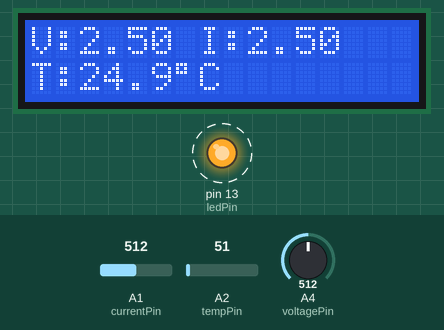
Simulated run of this sketch. Board: Arduino Uno, built with avr-gcc and run on an emulated ATmega328P. On the bench: 16×2 character LCD, output pins drawn as LEDs (lit = HIGH). Dashed ring = blinking. The inputs (shaded band) are chosen by the test bench; at power-on: A2 (tempPin) = 51, A1 (currentPin) = 512, A4 (voltagePin) = 512.

Above: at 2.17 s.
3.3 s: A2 (tempPin) set to 23
At 5.4 s:
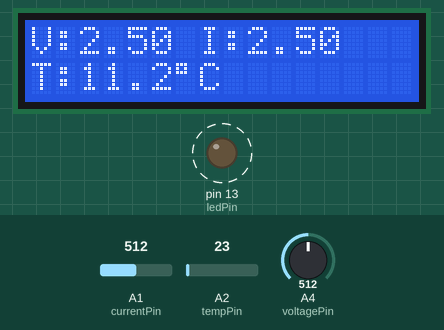
6.1 s: A2 (tempPin) set to 18
At 7.8 s:
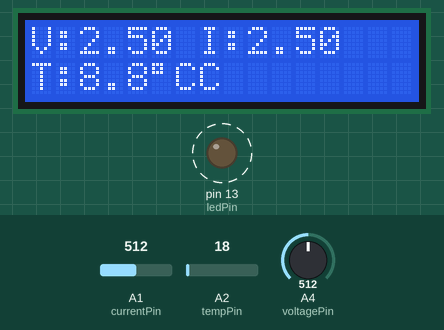
10.5 s: A1 (currentPin) set to 716
At 11.8 s:
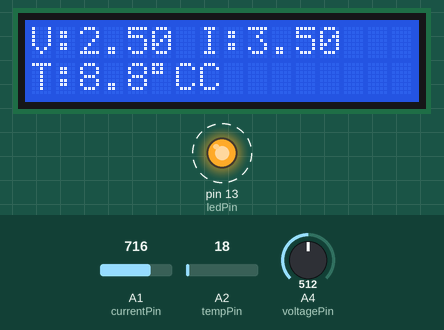
13.4 s: A4 (voltagePin) set to 716
At 15.1 s:
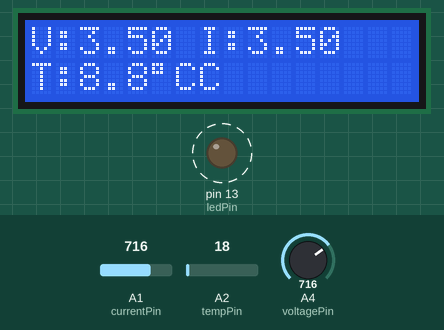
15.8 s: A1 (currentPin) set to 900
At 17.5 s:
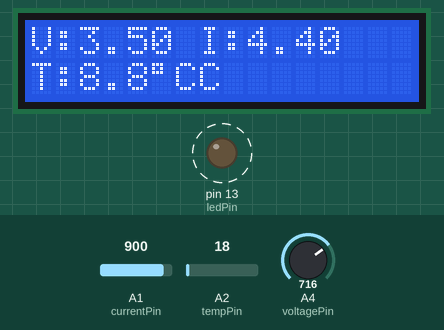
18.2 s: A4 (voltagePin) set to 900
At 19.9 s:
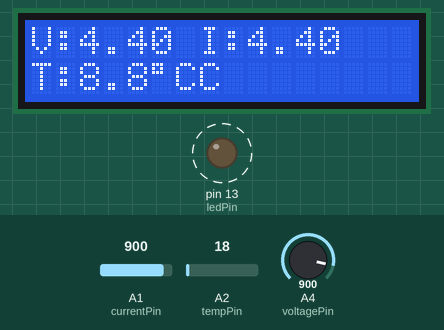
Timing chart, 0 to 21.6 s (numbered marks = the images above; inputs shaded):
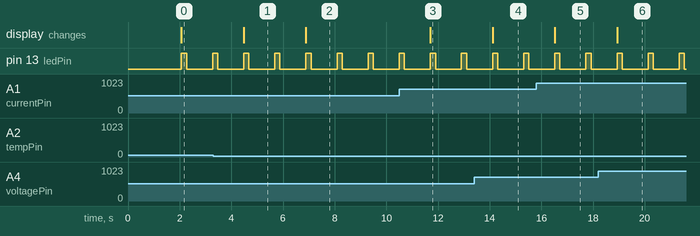

Measured:
- the behaviour switches between 21 and 20 on A2 (tempPin) (found by bisection; images 1 and 2)
- after the input at 3.3 s, the display: changes after 1.2 s (image 1)
- after the input at 6.1 s, the display: changes after 0.79 s (image 2)
- after the input at 10.5 s, the display: changes after 1.2 s (image 3)
- after the input at 13.4 s, the display: changes after 0.71 s (image 4)
- after the input at 15.8 s, the display: changes after 0.72 s (image 5)
- after the input at 18.2 s, the display: changes after 0.73 s (image 6)
- by itself, pin 13 (ledPin): alternates HIGH for 0.20 s and LOW for 1.0 s

The sketch:

electric_vehicle_diagnostic_tool.ino
```cpp
#include <LiquidCrystal.h>

// LCD pins: RS=7, E=8, D4=9, D5=10, D6=11, D7=12
LiquidCrystal lcd(7, 8, 9, 10, 11, 12);

// Sensor pins
const int voltagePin = A4;
const int currentPin = A1;
const int tempPin    = A2;

// Built-in LED
const int ledPin = 13;

void setup() {
  // LCD setup
  lcd.begin(16, 2);
  lcd.print("EV DIAGONIST");

  // LED setup
  pinMode(ledPin, OUTPUT);

  delay(2000); // show title for 2s
  lcd.clear();
}

void loop() {
  // Read sensor values
  int rawVolt = analogRead(voltagePin);
  int rawCurr = analogRead(currentPin);
  int rawTemp = analogRead(tempPin);

  // Convert to meaningful values
  // (0-1023 ADC → 0-5V)
  float voltage = (rawVolt * 5.0) / 1023.0;     // Volts
  float current = (rawCurr * 5.0) / 1023.0;     // Amps (simulated)
  float tempC   = (rawTemp * 5.0 * 100.0) / 1023.0; // °C for LM35

  // Display on LCD
  lcd.setCursor(0, 0);
  lcd.print("V:");
  lcd.print(voltage, 2);
  lcd.print(" I:");
  lcd.print(current, 2);

  lcd.setCursor(0, 1);
  lcd.print("T:");
  lcd.print(tempC, 1);
  lcd.print((char)223); // degree symbol
  lcd.print("C");

  // Blink built-in LED each update
  digitalWrite(ledPin, HIGH);
  delay(200);
  digitalWrite(ledPin, LOW);

  delay(1000); // update every 1 sec
}
```
